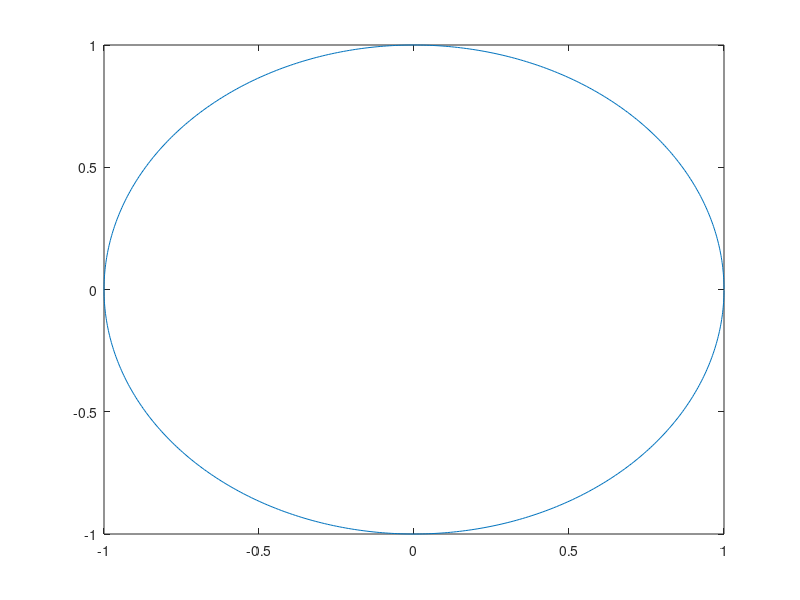

This chart was generated by the following MATLAB code:
function h=ig_ellipse(x,y,a,b,theta,varargin)
%IG_ELLIPSE		- draws ig_ellipse (a,b) at (x,y)
%--------------------------------------------------------------------------------
% Input(s): 	x	- x center
%		y	- y center
%		a	- major axis 
%		b	- minor axis
%		theta	- rotation angle, counterclockwise (deg)
%		varargin- Line properties (as in plot)
% Output(s):	h	- handler to ig_ellipse
% Usage:	ig_ellipse(0,0,1,2,45,'LineWidth',2);
%
% Last modified 16.06.02
% Copyright (c) 2002 Igor Kagan					 
% kigor@tx.technion.ac.il
% http://igoresha.virtualave.net
%--------------------------------------------------------------------------------

if nargin < 2
	x = 0;
	y = 0;
end

if nargin < 4
	a = 1;
	b = 1;
end

if nargin < 5
	theta = 0;
end

theta = theta/180*pi;

R = [cos(theta) -sin(theta); sin(theta) cos(theta)];
fi = 0:0.01:2*pi;
X = a*cos(fi);
Y = b*sin(fi);

Z = R*[X; Y];

h = plot(Z(1,:)+x,Z(2,:)+y,varargin{:});
